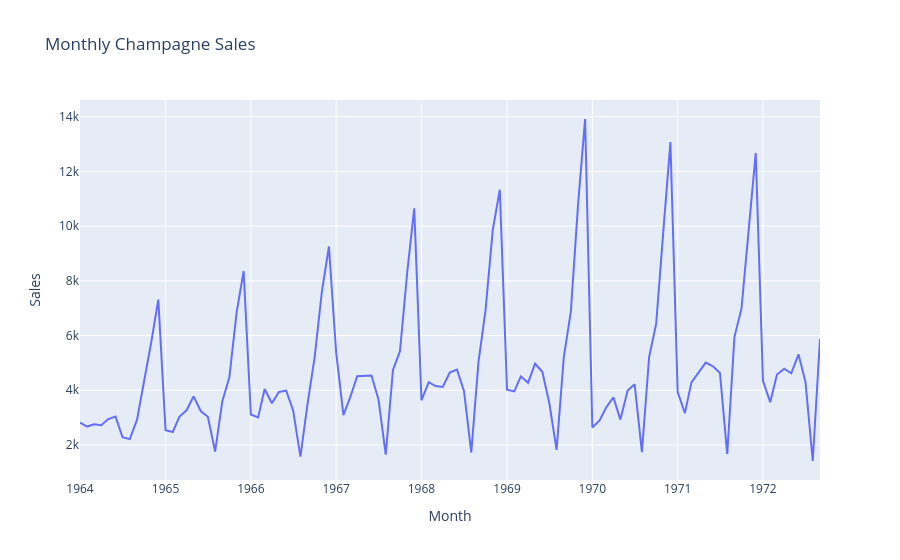

This figure's notebook cell:
### Markdown cell above
### 2. VISUALIZE THE DATA:

### Code cell
df['Sales'].plot(title="Monthly Champagne Sales").show()
